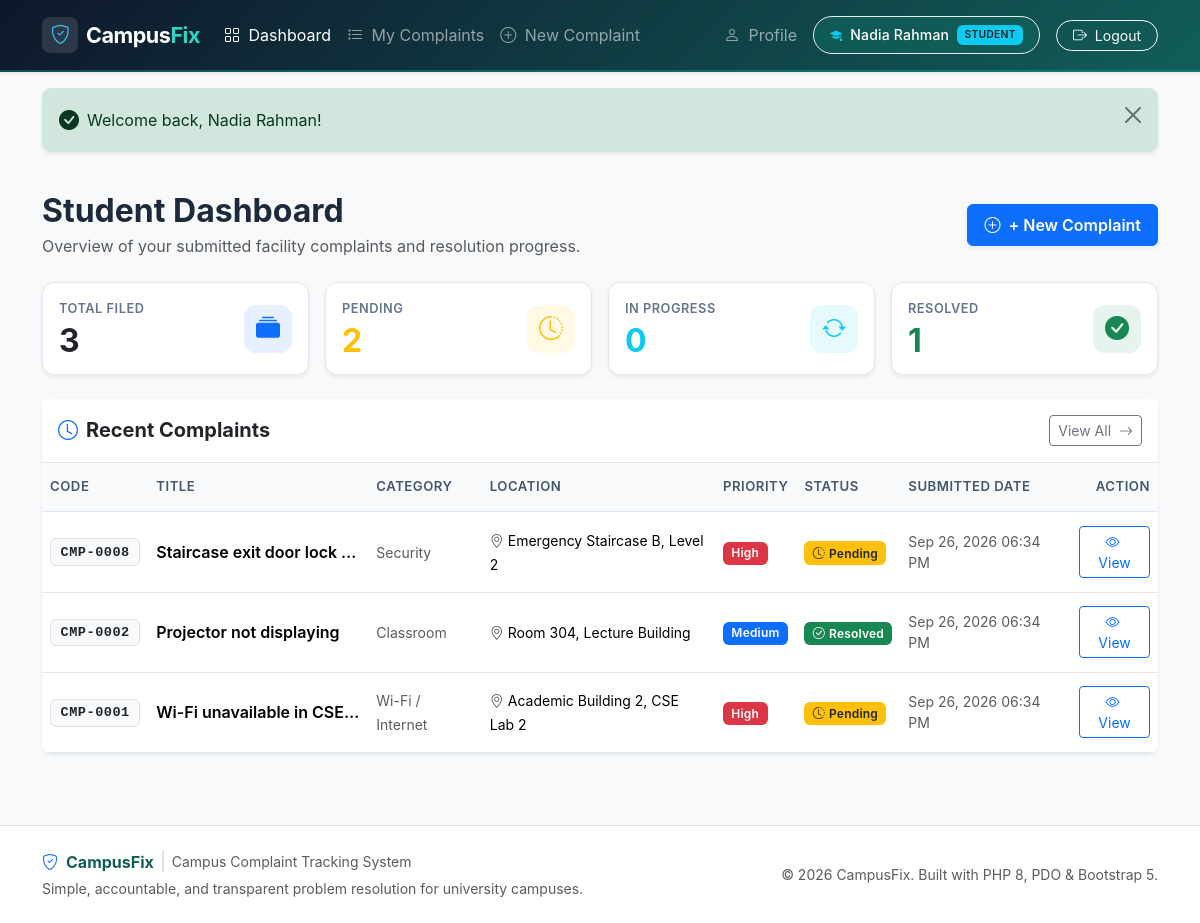
The app's page /dashboard.php (signed in) with its own data.
### tables this page shows
CREATE TABLE IF NOT EXISTS complaints (
    id INT AUTO_INCREMENT PRIMARY KEY,
    complaint_code VARCHAR(20) UNIQUE NOT NULL,
    user_id INT NOT NULL,
    title VARCHAR(150) NOT NULL,
    category ENUM(
        'Wi-Fi / Internet',
        'Electrical',
        'Classroom',
        'Lab Equipment',
        'Cleanliness',
        'Water Supply',
        'Furniture',
        'Washroom',
        'Security',
        'Other'
    ) NOT NULL,
    location VARCHAR(150) NOT NULL,
    priority ENUM('Low', 'Medium', 'High') NOT NULL DEFAULT 'Medium',
    description TEXT NOT NULL,
    status ENUM('Pending', 'In Progress', 'Resolved') NOT NULL DEFAULT 'Pending',
    resolution_note TEXT NULL,
    created_at TIMESTAMP DEFAULT CURRENT_TIMESTAMP,
    updated_at TIMESTAMP DEFAULT CURRENT_TIMESTAMP ON UPDATE CURRENT_TIMESTAMP,
    CONSTRAINT fk_complaints_user FOREIGN KEY (user_id) REFERENCES users(id) ON DELETE CASCADE
);

### dashboard.php (the view, shortened to what this page needs)
<?php
$userId = currentUserId();
$pdo = getDBConnection();
$statsStmt = $pdo->prepare("
    SELECT
        COUNT(*) AS total_count,
        COALESCE(SUM(CASE WHEN status = 'Pending' THEN 1 ELSE 0 END), 0) AS pending_count,
        COALESCE(SUM(CASE WHEN status = 'In Progress' THEN 1 ELSE 0 END), 0) AS in_progress_count,
        COALESCE(SUM(CASE WHEN status = 'Resolved' THEN 1 ELSE 0 END), 0) AS resolved_count
    FROM complaints
    WHERE user_id = ?
");
$statsStmt->execute([$userId]);
$stats = $statsStmt->fetch() ?: [
    'total_count' => 0,
    'pending_count' => 0,
    'in_progress_count' => 0,
    'resolved_count' => 0
];
$recentStmt = $pdo->prepare("
    SELECT id, complaint_code, title, category, location, priority, status, created_at
    FROM complaints
    WHERE user_id = ?
    ORDER BY id DESC
    LIMIT 5
");
$recentStmt->execute([$userId]);
$recentComplaints = $recentStmt->fetchAll();
require_once __DIR__ . '/includes/header.php';
?>
<div class="container py-4">
    <div class="d-flex flex-column flex-md-row justify-content-between align-items-md-center gap-3 mb-4">
        <div>
            <h2 class="fw-bold mb-1">Student Dashboard</h2>
            <p class="text-muted mb-0">Overview of your submitted facility complaints and resolution progress.</p>
        </div>
        <div>
            <a href="<?= base_url('complaint_create.php'); ?>" class="btn btn-primary px-3 py-2 shadow-sm fw-semibold">
                <i class="bi bi-plus-circle me-1"></i> + New Complaint
            </a>
        </div>
    </div>
    <div class="row g-3 mb-4">
        <div class="col-6 col-lg-3">
            <div class="card stat-card shadow-sm h-100 p-3">
                <div class="d-flex justify-content-between align-items-center">
                    <div>
                        <div class="stat-label mb-1">Total Filed</div>
                        <div class="stat-value text-navy"><?= (int)$stats['total_count']; ?></div>
                    </div>
                    <div class="stat-icon bg-primary bg-opacity-10 text-primary">
                        <i class="bi bi-collection-fill"></i>
                    </div>
                </div>
            </div>
        </div>
        <div class="col-6 col-lg-3">
            <div class="card stat-card shadow-sm h-100 p-3">
                <div class="d-flex justify-content-between align-items-center">
                    <div>
                        <div class="stat-label mb-1">Pending</div>
                        <div class="stat-value text-warning"><?= (int)$stats['pending_count']; ?></div>
                    </div>
                    <div class="stat-icon bg-warning bg-opacity-10 text-warning">
                        <i class="bi bi-clock-history"></i>
                    </div>
                </div>
            </div>
        </div>
        <div class="col-6 col-lg-3">
            <div class="card stat-card shadow-sm h-100 p-3">
                <div class="d-flex justify-content-between align-items-center">
                    <div>
                        <div class="stat-label mb-1">In Progress</div>
                        <div class="stat-value text-info"><?= (int)$stats['in_progress_count']; ?></div>
                    </div>
                    <div class="stat-icon bg-info bg-opacity-10 text-info">
                        <i class="bi bi-arrow-repeat"></i>
                    </div>
                </div>
            </div>
        </div>
        <div class="col-6 col-lg-3">
            <div class="card stat-card shadow-sm h-100 p-3">
                <div class="d-flex justify-content-between align-items-center">
                    <div>
                        <div class="stat-label mb-1">Resolved</div>
                        <div class="stat-value text-success"><?= (int)$stats['resolved_count']; ?></div>
                    </div>
                    <div class="stat-icon bg-success bg-opacity-10 text-success">
                        <i class="bi bi-check-circle-fill"></i>
                    </div>
                </div>
            </div>
        </div>
    </div>
    <div class="card shadow-sm border-0">
        <div class="card-header bg-white py-3 d-flex justify-content-between align-items-center">
            <h5 class="card-title mb-0 fw-bold d-flex align-items-center">
                <i class="bi bi-clock me-2 text-primary"></i> Recent Complaints
            </h5>
            <?php if (!empty($recentComplaints)): ?>
                <a href="<?= base_url('complaints.php'); ?>" class="btn btn-sm btn-outline-secondary">
                    View All <i class="bi bi-arrow-right ms-1"></i>
                </a>
            <?php endif; ?>
        </div>
        <div class="card-body p-0">
            <?php if (empty($recentComplaints)): ?>
                <div class="empty-state text-center py-5">
                    <div class="empty-state-icon text-muted mb-3">
                        <i class="bi bi-inbox fs-1"></i>
                    </div>
                    <h5 class="fw-bold mb-1">No complaints found</h5>
                    <p class="text-muted small mb-3">You haven't submitted any campus complaints yet.</p>
                    <a href="<?= base_url('complaint_create.php'); ?>" class="btn btn-primary btn-sm px-3">
                        <i class="bi bi-plus-circle me-1"></i> Submit Your First Complaint
                    </a>
                </div>
            <?php else: ?>
                <div class="table-responsive">
                    <table class="table table-hover align-middle mb-0">
                        <thead class="table-light">
                            <tr>
                                <th>Code</th>
                                <th>Title</th>
                                <th>Category</th>
                                <th>Location</th>
                                <th>Priority</th>
                                <th>Status</th>
                                <th>Submitted Date</th>
                                <th class="text-end">Action</th>
                            </tr>
                        </thead>
                        <tbody>
                            <?php foreach ($recentComplaints as $c): ?>
                                <tr>
                                    <td class="fw-bold">
                                        <span class="badge bg-light text-dark border font-monospace"><?= e($c['complaint_code']); ?></span>
                                    </td>
                                    <td class="fw-semibold text-truncate" style="max-width: 220px;">
                                        <?= e($c['title']); ?>
                                    </td>
                                    <td>
                                        <span class="small text-muted"><?= e($c['category']); ?></span>
                                    </td>
                                    <td>
                                        <span class="small"><i class="bi bi-geo-alt text-muted me-1"></i><?= e($c['location']); ?></span>
                                    </td>
                                    <td><?= priority_badge($c['priority']); ?></td>
                                    <td><?= status_badge($c['status']); ?></td>
                                    <td class="small text-muted"><?= format_date($c['created_at']); ?></td>
                                    <td class="text-end">
                                        <a href="<?= base_url('complaint_view.php?id=' . (int)$c['id']); ?>" class="btn btn-sm btn-outline-primary">
                                            <i class="bi bi-eye me-1"></i> View
                                        </a>
                                    </td>
                                </tr>
                            <?php endforeach; ?>
                        </tbody>
                    </table>
                </div>
            <?php endif; ?>
        </div>
    </div>
</div>
<?php require_once __DIR__ . '/includes/footer.php'; ?>

### includes/functions.php (shortened to what this page needs)
<?php
function e($value): string {
    return htmlspecialchars((string)$value, ENT_QUOTES, 'UTF-8');
}
function get_flash(string $type): array {
    if (isset($_SESSION['flash'][$type])) {
        $messages = $_SESSION['flash'][$type];
        return $messages;
    }
    return [];
}
function render_flash_messages(): string {
    $output = '';
    $types = ['success', 'danger', 'warning', 'info'];
    foreach ($types as $type) {
        $messages = get_flash($type);
        if (!empty($messages)) {
            $alertClass = 'alert-' . $type;
            $icon = match($type) {
                'success' => 'bi-check-circle-fill',
                'danger'  => 'bi-exclamation-triangle-fill',
                'warning' => 'bi-exclamation-circle-fill',
                default   => 'bi-info-circle-fill',
            };
            foreach ($messages as $msg) {
                $output .= '<div class="alert ' . $alertClass . ' alert-dismissible fade show shadow-sm d-flex align-items-center mb-3" role="alert">';
                $output .= '  <i class="bi ' . $icon . ' me-2 flex-shrink-0 fs-5"></i>';
                $output .= '  <div class="flex-grow-1">' . e($msg) . '</div>';
                $output .= '  <button type="button" class="btn-close" data-bs-dismiss="alert" aria-label="Close"></button>';
                $output .= '</div>';
            }
        }
    }
    return $output;
}
function base_url(string $path = ''): string {
    static $baseUrl = null;
    if ($baseUrl === null) {
        $docRoot = str_replace('\\', '/', realpath($_SERVER['DOCUMENT_ROOT'] ?? ''));
        $appRoot = str_replace('\\', '/', realpath(__DIR__ . '/..'));
        if ($docRoot !== '' && strpos($appRoot, $docRoot) === 0) {
            $subPath = substr($appRoot, strlen($docRoot));
            $baseUrl = '/' . trim($subPath, '/') . '/';
            if ($baseUrl === '//') {
                $baseUrl = '/';
            }
        } else {
            $baseUrl = '/CampusFix/';
        }
    }
    return $baseUrl . ltrim($path, '/');
}
function status_badge(string $status): string {
    return match ($status) {
        'Pending'     => '<span class="badge bg-warning text-dark"><i class="bi bi-clock-history me-1"></i>Pending</span>',
        'In Progress' => '<span class="badge bg-info text-dark"><i class="bi bi-arrow-repeat me-1"></i>In Progress</span>',
        'Resolved'    => '<span class="badge bg-success"><i class="bi bi-check-circle me-1"></i>Resolved</span>',
        default       => '<span class="badge bg-secondary">' . e($status) . '</span>',
    };
}
function priority_badge(string $priority): string {
    return match ($priority) {
        'Low'    => '<span class="badge bg-secondary">Low</span>',
        'Medium' => '<span class="badge bg-primary">Medium</span>',
        'High'   => '<span class="badge bg-danger">High</span>',
        default  => '<span class="badge bg-light text-dark">' . e($priority) . '</span>',
    };
}
function format_date(?string $timestamp): string {
    $time = strtotime($timestamp);
    return $time !== false ? date('M d, Y h:i A', $time) : e($timestamp);
}

### assets/css/style.css (style rules this page uses)
:root { --cf-primary: #0d6efd; --cf-primary-dark: #0a58ca; --cf-teal: #0f766e; --cf-teal-light: #14b8a6; --cf-teal-dark: #115e59; --cf-navy: #0f172a; --cf-bg: #f8fafc; --cf-card-bg: #ffffff; --cf-border: #e2e8f0; --cf-text-main: #1e293b; --cf-text-muted: #64748b; --cf-focus-ring: rgba(20, 184, 166, 0.25); }
body { background-color: var(--cf-bg); color: var(--cf-text-main); font-family: -apple-system, BlinkMacSystemFont, "Segoe UI", Roboto, "Helvetica Neue", Arial, sans-serif; min-height: 100vh; display: flex; flex-direction: column; }
.card { border: 1px solid var(--cf-border); border-radius: 0.75rem; background-color: var(--cf-card-bg); box-shadow: 0 1px 3px rgba(0, 0, 0, 0.05); transition: transform 0.15s ease, box-shadow 0.15s ease; }
.card-header { background-color: #ffffff; border-bottom: 1px solid var(--cf-border); font-weight: 600; }
.stat-card { position: relative; overflow: hidden; border-radius: 0.75rem; border: 1px solid var(--cf-border); background: #ffffff; transition: transform 0.15s ease, box-shadow 0.15s ease; }
.stat-card .stat-icon { display: inline-flex; align-items: center; justify-content: center; width: 48px; height: 48px; border-radius: 12px; font-size: 1.5rem; flex-shrink: 0; }
.stat-card .stat-value { font-size: 2rem; font-weight: 700; line-height: 1.1; }
.stat-card .stat-label { font-size: 0.8rem; color: var(--cf-text-muted); font-weight: 600; text-transform: uppercase; letter-spacing: 0.5px; }
.table-responsive { border-radius: 0.5rem; }
.table { margin-bottom: 0; vertical-align: middle; }
.table th { background-color: #f8fafc; color: #475569; font-weight: 600; font-size: 0.825rem; text-transform: uppercase; letter-spacing: 0.5px; padding-top: 0.9rem; padding-bottom: 0.9rem; border-bottom: 1px solid var(--cf-border); white-space: nowrap; }
.table td { padding-top: 0.85rem; padding-bottom: 0.85rem; border-bottom: 1px solid var(--cf-border); }
.badge { padding: 0.45em 0.7em; font-weight: 600; letter-spacing: 0.2px; border-radius: 0.375rem; }
.badge.font-monospace { font-size: 0.85rem; letter-spacing: 0.5px; }
.alert { border-radius: 0.6rem; border: 1px solid transparent; }
.alert-dismissible .btn-close { padding: 1.15rem 1rem; }

### records on screen
complaints: complaint_code "CMP-0008", title "Staircase exit door lock…", category "Security", location "Emergency Staircase B, Level 2", priority "High", status "Pending", created_at "Sep 26, 2026 06:34 PM"
complaints: complaint_code "CMP-0002", title "Projector not displaying", category "Classroom", location "Room 304, Lecture Building", priority "Medium", status "Resolved", created_at "Sep 26, 2026 06:34 PM"
complaints: complaint_code "CMP-0001", title "Wi-Fi unavailable in CSE…", category "Wi-Fi / Internet", location "Academic Building 2, CSE Lab 2", priority "High", status "Pending", created_at "Sep 26, 2026 06:34 PM"

### other values on screen
$_SESSION['full_name'] "Nadia Rahman"
$_SESSION['role'] "STUDENT"
$msg "Welcome back, Nadia Rahman!"
$stats['total_count'] "3"
$stats['pending_count'] "2"
$stats['in_progress_count'] "0"
$stats['resolved_count'] "1"
